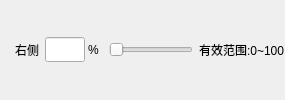
              <widget class="QWidget" name="rightTransparencWidget" native="true">
               <property name="minimumSize">
                <size>
                 <width>0</width>
                 <height>0</height>
                </size>
               </property>
               <layout class="QHBoxLayout" name="horizontalLayout_6">
                <property name="leftMargin">
                 <number>15</number>
                </property>
                <property name="rightMargin">
                 <number>0</number>
                </property>
                <item>
                 <widget class="QLabel" name="label_6">
                  <property name="text">
                   <string>右侧</string>
                  </property>
                 </widget>
                </item>
                <item>
                 <layout class="QHBoxLayout" name="horizontalLayout_7">
                  <property name="spacing">
                   <number>3</number>
                  </property>
                  <item>
                   <widget class="QLineEdit" name="rightTransparencyEdit">
                    <property name="sizePolicy">
                     <sizepolicy hsizetype="Preferred" vsizetype="Fixed">
                      <horstretch>0</horstretch>
                      <verstretch>0</verstretch>
                     </sizepolicy>
                    </property>
                    <property name="minimumSize">
                     <size>
                      <width>40</width>
                      <height>25</height>
                     </size>
                    </property>
                    <property name="maximumSize">
                     <size>
                      <width>40</width>
                      <height>25</height>
                     </size>
                    </property>
                    <property name="alignment">
                     <set>Qt::AlignCenter</set>
                    </property>
                   </widget>
                  </item>
                  <item>
                   <widget class="QLabel" name="label_3">
                    <property name="minimumSize">
                     <size>
                      <width>15</width>
                      <height>0</height>
                     </size>
                    </property>
                    <property name="maximumSize">
                     <size>
                      <width>15</width>
                      <height>16777215</height>
                     </size>
                    </property>
                    <property name="text">
                     <string>%</string>
                    </property>
                   </widget>
                  </item>
                 </layout>
                </item>
                <item>
                 <widget class="LNSlider" name="rightTransparencyHSlider">
                  <property name="minimumSize">
                   <size>
                    <width>0</width>
                    <height>0</height>
                   </size>
                  </property>
                  <property name="maximumSize">
                   <size>
                    <width>16777215</width>
                    <height>16777215</height>
                   </size>
                  </property>
                  <property name="minimum">
                   <number>0</number>
                  </property>
                  <property name="maximum">
                   <number>100</number>
                  </property>
                  <property name="orientation">
                   <enum>Qt::Horizontal</enum>
                  </property>
                 </widget>
                </item>
                <item>
                 <widget class="QLabel" name="rightTransparencyRangeEdit">
                  <property name="text">
                   <string>有效范围:0~100</string>
                  </property>
                 </widget>
                </item>
               </layout>
              </widget>
